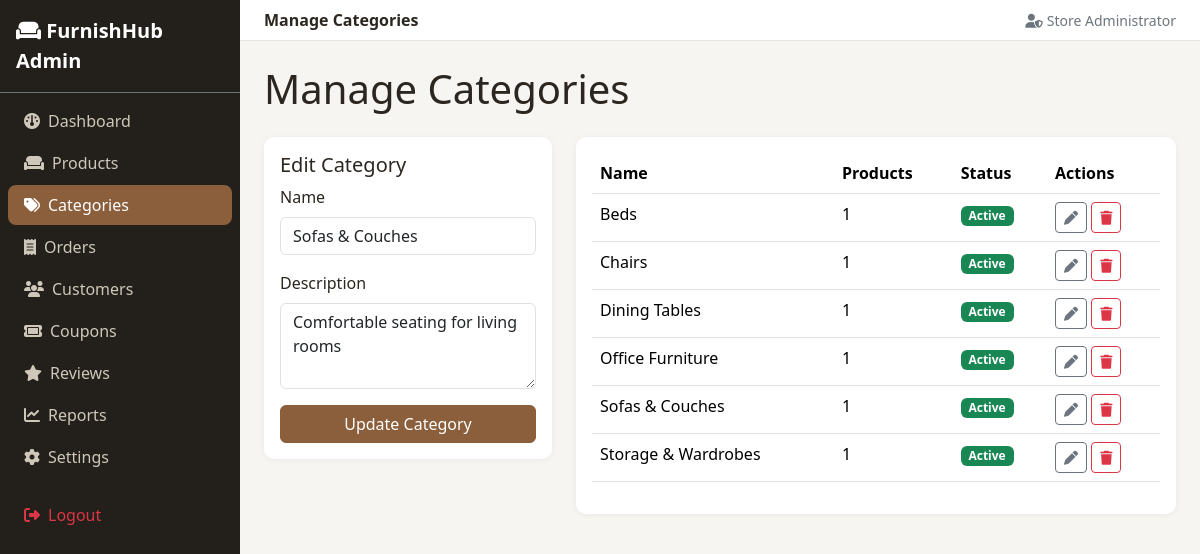
The app's page /admin/categories/index.php?edit=1 (signed in) with its own data.
### tables this page shows
CREATE TABLE categories (
    id INT AUTO_INCREMENT PRIMARY KEY,
    name VARCHAR(100) NOT NULL,
    slug VARCHAR(120) NOT NULL UNIQUE,
    description TEXT,
    image VARCHAR(255) DEFAULT NULL,
    parent_id INT DEFAULT NULL,
    status ENUM('active','inactive') NOT NULL DEFAULT 'active',
    created_at DATETIME NOT NULL DEFAULT CURRENT_TIMESTAMP,
    FOREIGN KEY (parent_id) REFERENCES categories(id) ON DELETE SET NULL,
    INDEX idx_categories_slug (slug)
);

### includes/functions.php (called while the page is built, shortened)
<?php
function e(?string $value): string
{
    return htmlspecialchars($value ?? '', ENT_QUOTES, 'UTF-8');
}
function csrf_token(): string
{
    return $_SESSION['csrf_token'];
}

### admin/categories/index.php (the view, shortened to what this page needs)
<?php
require_once __DIR__ . '/../../config/config.php';
$editing = null;
if (isset($_GET['edit'])) {
    $stmt = $pdo->prepare('SELECT * FROM categories WHERE id = ?');
    $stmt->execute([(int) $_GET['edit']]);
    $editing = $stmt->fetch();
}
$categories = $pdo->query(
    "SELECT c.*, (SELECT COUNT(*) FROM products p WHERE p.category_id = c.id) AS product_count
     FROM categories c ORDER BY c.name"
)->fetchAll();
include __DIR__ . '/../../includes/header.php';
include __DIR__ . '/../sidebar.php';
?>
<h1 class="mb-4">Manage Categories</h1>
<div class="row g-4">
  <div class="col-lg-4">
    <div class="admin-card p-3">
      <h5><?= $editing ? 'Edit Category' : 'Add Category' ?></h5>
      <form method="POST">
        <div class="mb-3"><label class="form-label">Name</label><input type="text" name="name" class="form-control" value="<?= e($editing['name'] ?? '') ?>" required></div>
        <div class="mb-3"><label class="form-label">Description</label><textarea name="description" class="form-control" rows="3"><?= e($editing['description'] ?? '') ?></textarea></div>
        <button type="submit" class="btn btn-brand w-100"><?= $editing ? 'Update' : 'Add' ?> Category</button>
      </form>
    </div>
  </div>
  <div class="col-lg-8">
    <div class="admin-card p-3">
      <table class="table">
        <thead><tr><th>Name</th><th>Products</th><th>Status</th><th>Actions</th></tr></thead>
        <tbody>
        <?php foreach ($categories as $cat): ?>
          <tr>
            <td><?= e($cat['name']) ?></td>
            <td><?= (int) $cat['product_count'] ?></td>
            <td><a href="?toggle=<?= (int) $cat['id'] ?>&csrf=<?= e(csrf_token()) ?>" class="badge <?= $cat['status'] === 'active' ? 'bg-success' : 'bg-secondary' ?> text-decoration-none"><?= e(ucfirst($cat['status'])) ?></a></td>
            <td>
              <a href="?edit=<?= (int) $cat['id'] ?>" class="btn btn-sm btn-outline-secondary"><i class="fa-solid fa-pen"></i></a>
              <a href="?delete=<?= (int) $cat['id'] ?>&csrf=<?= e(csrf_token()) ?>" class="btn btn-sm btn-outline-danger delete-confirm-link"><i class="fa-solid fa-trash"></i></a>
            </td>
          </tr>
        <?php endforeach; ?>
        </tbody>
      </table>
    </div>
  </div>
</div>
<?php include __DIR__ . '/../footer.php'; ?>

### assets/css/style.css (style rules this page uses)
:root { --brand: #8b5e3c; --brand-dark: #6e4a2f; --brand-light: #f4e9df; --text-dark: #2b2620; }
body { font-family: 'Segoe UI', Roboto, -apple-system, sans-serif; color: var(--text-dark); }
.btn-brand { background-color: var(--brand); border-color: var(--brand); color: #fff; }
.admin-card { background: #fff; border-radius: 10px; box-shadow: 0 1px 6px rgba(0,0,0,0.05); }

### records on screen
categories: name "Sofas & Couches", description "Comfortable seating for living rooms", product_count "1", status "Active"
categories: name "Beds", product_count "1", status "Active"
categories: name "Chairs", product_count "1", status "Active"
categories: name "Dining Tables", product_count "1", status "Active"
categories: name "Office Furniture", product_count "1", status "Active"
categories: name "Storage & Wardrobes", product_count "1", status "Active"

### other values on screen
SITE_NAME "FurnishHub"
$pageTitle "Manage Categories"
$_SESSION['full_name'] "Store Administrator"
